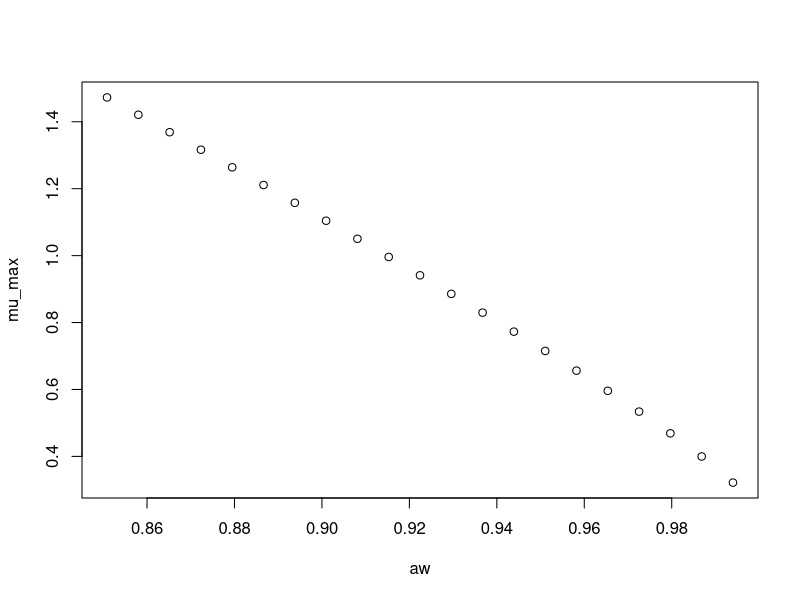

R code for this plot:
#############################
# start of Parameter script
#############################
aw <- seq(0.85085,0.994005994005994,length.out=21)
#############################
# end of Parameter script
#############################
############################# 
# start of Model script Gropin ID 1094 
#############################
 
# constant coefficients for this model
 
variables <- data.frame(aw)
argumentsPar <- expand.grid(variables)
 
# heart of the model
response_surface <- function(aw) {
   mumax <-0.213+0.939*sqrt(1-aw)+6.015*((sqrt(1-aw))^2)

return(mumax=mumax)
} 

# output parameters
mumax <- cbind(argumentsPar,response_surface(argumentsPar['aw']))
colnames(mumax) <- c(colnames(argumentsPar),'mumax')
#############################
# End of Model script
#############################
############################# 
# start of Visualisation script Gropin ID 1094 
#############################
plot(aw,mumax$mumax,
                          xlab='aw',
                          ylab='mu_max')
#############################
# End of Visualisation script
#############################
